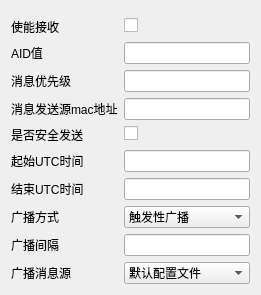
         <widget class="QWidget" name="tab_5">
          <attribute name="title">
           <string>rsmMsgTxConfig</string>
          </attribute>
          <layout class="QGridLayout" name="gridLayout_37">
           <item row="0" column="0">
            <layout class="QFormLayout" name="formLayout_10">
             <property name="topMargin">
              <number>7</number>
             </property>
             <item row="0" column="0">
              <widget class="QLabel" name="label_90">
               <property name="text">
                <string>使能接收</string>
               </property>
              </widget>
             </item>
             <item row="1" column="0">
              <widget class="QLabel" name="label_91">
               <property name="text">
                <string>AID值</string>
               </property>
              </widget>
             </item>
             <item row="1" column="1">
              <widget class="QLineEdit" name="lineEdit_rsmaid"/>
             </item>
             <item row="2" column="0">
              <widget class="QLabel" name="label_93">
               <property name="text">
                <string>消息优先级</string>
               </property>
              </widget>
             </item>
             <item row="2" column="1">
              <widget class="QLineEdit" name="lineEdit_rsmpriotity"/>
             </item>
             <item row="3" column="0">
              <widget class="QLabel" name="label_94">
               <property name="text">
                <string>消息发送源mac地址</string>
               </property>
              </widget>
             </item>
             <item row="3" column="1">
              <widget class="QLineEdit" name="lineEdit_rsmmac">
               <property name="text">
                <string/>
               </property>
              </widget>
             </item>
             <item row="4" column="0">
              <widget class="QLabel" name="label_ip_7">
               <property name="text">
                <string>是否安全发送</string>
               </property>
              </widget>
             </item>
             <item row="5" column="0">
              <widget class="QLabel" name="label_95">
               <property name="text">
                <string>起始UTC时间</string>
               </property>
              </widget>
             </item>
             <item row="5" column="1">
              <widget class="QLineEdit" name="lineEdit_rsmstartime"/>
             </item>
             <item row="6" column="0">
              <widget class="QLabel" name="label_96">
               <property name="text">
                <string>结束UTC时间</string>
               </property>
              </widget>
             </item>
             <item row="6" column="1">
              <widget class="QLineEdit" name="lineEdit_rsmendtime"/>
             </item>
             <item row="7" column="0">
              <widget class="QLabel" name="label_99">
               <property name="text">
                <string>广播方式</string>
               </property>
              </widget>
             </item>
             <item row="8" column="0">
              <widget class="QLabel" name="label_deviceGroupType_7">
               <property name="text">
                <string>广播间隔</string>
               </property>
              </widget>
             </item>
             <item row="8" column="1">
              <widget class="QLineEdit" name="lineEdit_rsminterval"/>
             </item>
             <item row="9" column="0">
              <widget class="QLabel" name="label_deviceGroupCode_7">
               <property name="text">
                <string>广播消息源</string>
               </property>
              </widget>
             </item>
             <item row="0" column="1">
              <widget class="QCheckBox" name="checkBox_rsmenable">
               <property name="text">
                <string/>
               </property>
              </widget>
             </item>
             <item row="7" column="1">
              <widget class="QComboBox" name="comboBox_rsmbroadcast">
               <item>
                <property name="text">
                 <string>触发性广播</string>
                </property>
               </item>
               <item>
                <property name="text">
                 <string>周期性广播</string>
                </property>
               </item>
              </widget>
             </item>
             <item row="9" column="1">
              <widget class="QComboBox" name="comboBox_rsmsource">
               <item>
                <property name="text">
                 <string>默认配置文件</string>
                </property>
               </item>
               <item>
                <property name="text">
                 <string>来源于默认云平台</string>
                </property>
               </item>
               <item>
                <property name="text">
                 <string>来源于外部云平台</string>
                </property>
               </item>
              </widget>
             </item>
             <item row="4" column="1">
              <widget class="QCheckBox" name="checkBox_rsmsecurity">
               <property name="text">
                <string/>
               </property>
              </widget>
             </item>
            </layout>
           </item>
          </layout>
         </widget>
